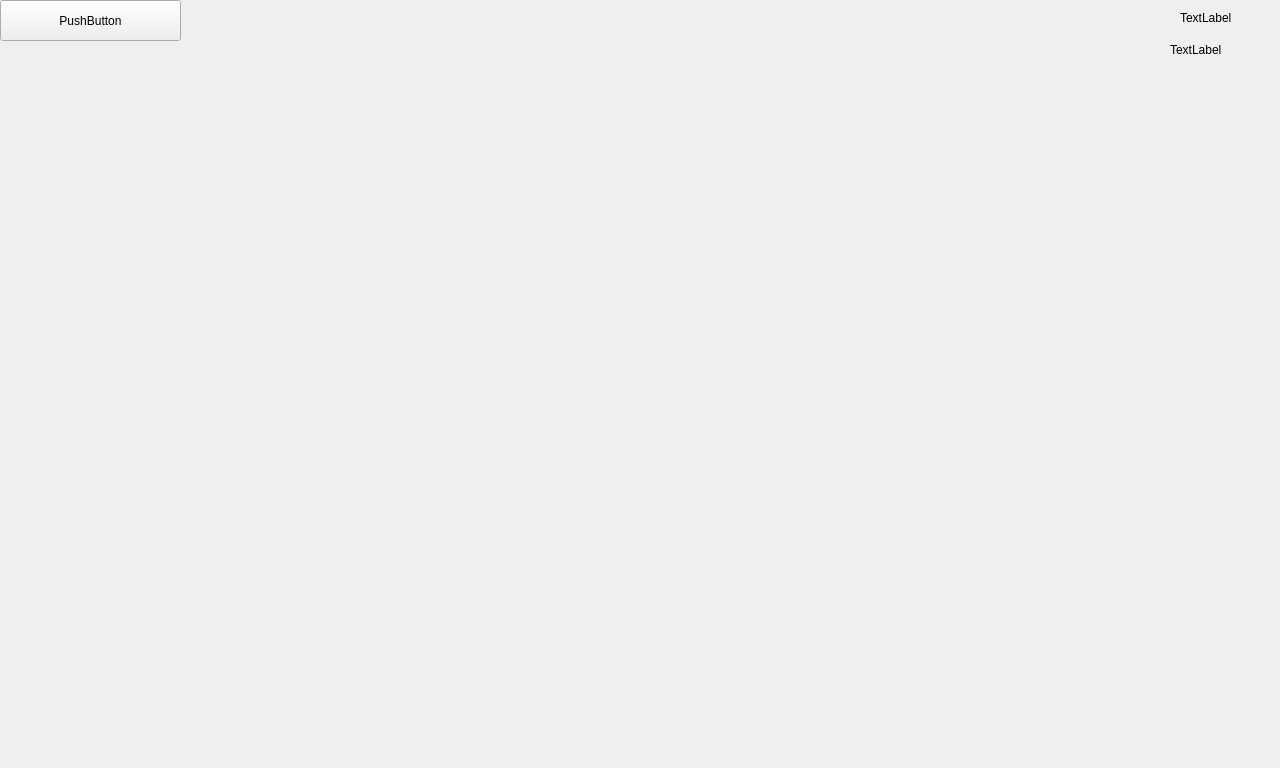
<?xml version="1.0" encoding="UTF-8"?>
<ui version="4.0">
 <class>ksamain</class>
 <widget class="QMainWindow" name="ksamain">
  <property name="geometry">
   <rect>
    <x>0</x>
    <y>0</y>
    <width>1280</width>
    <height>768</height>
   </rect>
  </property>
  <property name="windowTitle">
   <string>ksamain</string>
  </property>
  <widget class="QWidget" name="centralWidget">
   <widget class="QPushButton" name="menuButton">
    <property name="geometry">
     <rect>
      <x>0</x>
      <y>0</y>
      <width>181</width>
      <height>41</height>
     </rect>
    </property>
    <property name="text">
     <string>PushButton</string>
    </property>
   </widget>
   <widget class="QLabel" name="Time">
    <property name="geometry">
     <rect>
      <x>1180</x>
      <y>10</y>
      <width>81</width>
      <height>16</height>
     </rect>
    </property>
    <property name="text">
     <string>TextLabel</string>
    </property>
   </widget>
   <widget class="QLabel" name="Date">
    <property name="geometry">
     <rect>
      <x>1170</x>
      <y>40</y>
      <width>101</width>
      <height>20</height>
     </rect>
    </property>
    <property name="text">
     <string>TextLabel</string>
    </property>
   </widget>
  </widget>
 </widget>
 <layoutdefault spacing="6" margin="11"/>
 <resources/>
 <connections/>
</ui>
